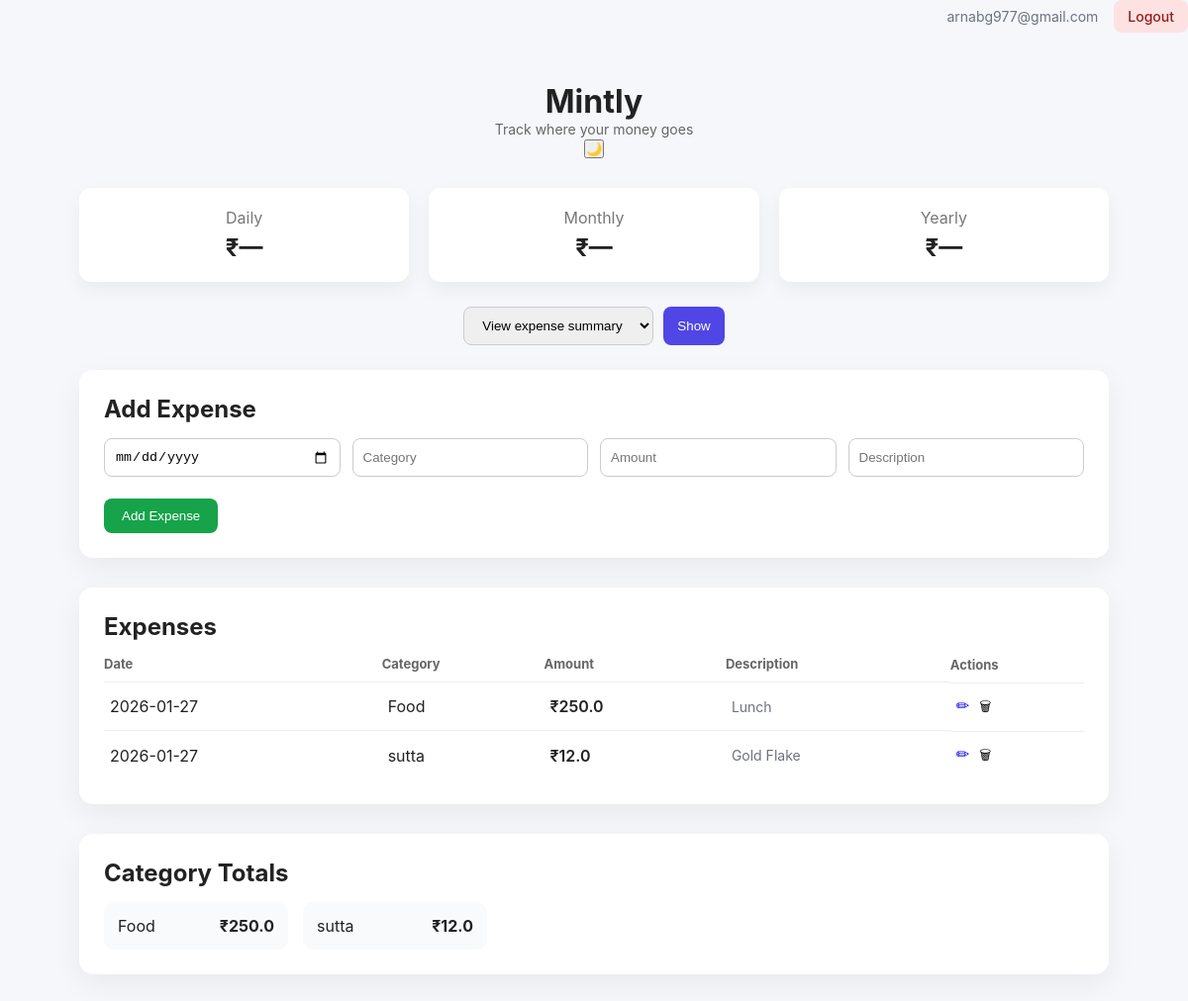
The page / (signed in) on the database its author committed.
### tables this page shows
CREATE TABLE expenses (
        id INTEGER PRIMARY KEY AUTOINCREMENT,
        user_id INTEGER,
        date TEXT,
        category TEXT,
        amount REAL,
        description TEXT
    );

### expense_tracker/app.py (the view, shortened to what this page needs)
@app.route("/", methods=["GET", "POST"])
@login_required
def index():
    user_id = session["user_id"]
    summary_result = None
    summary_type = None
    expenses = storage.get_expenses_by_user(user_id)
    category_totals = storage.get_category_totals_by_user(user_id)
    return render_template(
        "index.html",
        expenses=expenses,
        edit_expense=None,
        category_totals=category_totals,
        summary_result=summary_result,
        summary_type=summary_type
    )

### expense_tracker/app.py (called while the page is built)
def login_required(f):
    @wraps(f)
    def wrapper(*args, **kwargs):
        if not session.get("user_id"):
            return redirect(url_for("login"))
        return f(*args, **kwargs)
    return wrapper

### expense_tracker/storage.py (called while the page is built)
def get_connection():
    conn = sqlite3.connect(DB_NAME)
    conn.row_factory = sqlite3.Row
    return conn

def get_expenses_by_user(user_id):
    conn = get_connection()
    cur = conn.cursor()
    cur.execute("""
        SELECT * FROM expenses
        WHERE user_id = ?
        ORDER BY date DESC
    """, (user_id,))
    rows = cur.fetchall()
    conn.close()
    return rows

def get_category_totals_by_user(user_id):
    conn = get_connection()
    cur = conn.cursor()
    cur.execute("""
        SELECT category, SUM(amount) AS total
        FROM expenses
        WHERE user_id = ?
        GROUP BY category
    """, (user_id,))
    rows = cur.fetchall()
    conn.close()
    return rows

### expense_tracker/templates/index.html (shortened to what this page needs)
<!DOCTYPE html>
<html lang="en">
<head>
    <link rel="stylesheet" href="{{ url_for('static', filename='style.css') }}">
</head>
<body>
<div class="auth-nav">
    {% if session.get("user_id") %}
        <span class="user-email">
            {{ session.get("user_email") }}
        </span>
        <a href="/logout" class="btn btn-logout">Logout</a>
    {% else %}
        <a href="/login" class="btn btn-login">Login</a>
        <a href="/signup" class="btn btn-signup">Sign Up</a>
    {% endif %}
</div>
<div class="app">
    <header class="header">
        <h1>Mintly</h1>
        <p>Track where your money goes</p>
        <button id="themeToggle" class="theme-toggle ripple" aria-label="Toggle dark mode">
            🌙
        </button>
    </header>
    <section class="dashboard">
        <div class="dash-card">
            <span>Daily</span>
            <strong>₹{{ summary_result if summary_type == 'daily' else '—' }}</strong>
        </div>
        <div class="dash-card">
            <span>Monthly</span>
            <strong>₹{{ summary_result if summary_type == 'monthly' else '—' }}</strong>
        </div>
        <div class="dash-card">
            <span>Yearly</span>
            <strong>₹{{ summary_result if summary_type == 'yearly' else '—' }}</strong>
        </div>
    </section>
    <section class="summary-control">
        <form method="POST">
            <select name="summary_type" required>
                <option value="" disabled selected>View expense summary</option>
            </select>
            <button type="submit" class="ripple">Show</button>
        </form>
    </section>
<section class="card">
    {% if session.get("user_id") %}
        <h2>{{ "Edit Expense" if edit_expense else "Add Expense" }}</h2>
        <form method="POST"
              action="{% if edit_expense %}{{ url_for('edit', expense_id=edit_expense['id']) }}{% else %}/{% endif %}"
              class="expense-form">
            <input type="date" name="date" required
                   value="{{ edit_expense['date'] if edit_expense }}">
            <input type="text" name="category" placeholder="Category" required
                   value="{{ edit_expense['category'] if edit_expense }}">
            <input type="number" name="amount" placeholder="Amount" step="0.01" required
                   value="{{ edit_expense['amount'] if edit_expense }}">
            <input type="text" name="description" placeholder="Description"
                   value="{{ edit_expense['description'] if edit_expense }}">
            <div class="form-actions">
                <button type="submit" class="ripple">
                    {{ "Update" if edit_expense else "Add Expense" }}
                </button>
            </div>
        </form>
    {% endif %}
</section>
    <section class="card">
        <h2>Expenses</h2>
        <table>
            <thead>
                <tr>
                    <th>Date</th>
                    <th>Category</th>
                    <th>Amount</th>
                    <th>Description</th>
                    <th>Actions</th>
                </tr>
            </thead>
            <tbody>
                {% for exp in expenses %}
                <tr>
                    <td>{{ exp["date"] }}</td>
                    <td>{{ exp["category"] }}</td>
                    <td class="amount">₹{{ exp["amount"] }}</td>
                    <td class="muted">{{ exp["description"] }}</td>
                    <td class="actions">
                        {% if session.get("user_id") %}
                            <a href="{{ url_for('edit', expense_id=exp['id']) }}"
                               class="edit-btn ripple">✏</a>
                            <form method="POST"
                                  action="{{ url_for('delete', expense_id=exp['id']) }}"
                                  onsubmit="return confirm('Delete this expense?');">
                                <button type="submit" class="delete-btn ripple">🗑</button>
                            </form>
                        {% else %}
                            <span class="muted">Login required</span>
                        {% endif %}
                    </td>
                </tr>
                {% endfor %}
            </tbody>
        </table>
    </section>
    <section class="card">
        <h2>Category Totals</h2>
        <div class="category-list">
            {% for row in category_totals %}
            <div class="category-item">
                <span>{{ row["category"] }}</span>
                <strong>₹{{ row["total"] }}</strong>
            </div>
            {% endfor %}
        </div>
    </section>
</div>
</body>
</html>

### expense_tracker/static/style.css (style rules this page uses)
* { box-sizing: border-box; margin: 0; padding: 0; }
body { font-family: -apple-system, BlinkMacSystemFont, "Segoe UI", Roboto, sans-serif; background: #f6f7fb; color: #222; }
.app { max-width: 1100px; margin: auto; padding: 30px; }
.header { text-align: center; margin-bottom: 30px; }
.header p { color: #666; font-size: 14px; }
.dashboard { display: flex; gap: 20px; margin-bottom: 25px; }
.dash-card { flex: 1; background: white; padding: 20px; border-radius: 12px; box-shadow: 0 8px 20px rgba(0,0,0,0.05); text-align: center; }
.dash-card span { display: block; color: #777; margin-bottom: 6px; }
.dash-card strong { font-size: 24px; }
.summary-control { display: flex; justify-content: center; margin-bottom: 25px; }
.summary-control form { display: flex; gap: 10px; }
.summary-control select, .summary-control button { padding: 10px 14px; border-radius: 8px; border: 1px solid #ccc; }
.summary-control button { background: #4f46e5; color: white; border: none; cursor: pointer; }
.card { background: white; padding: 25px; border-radius: 14px; box-shadow: 0 10px 30px rgba(0,0,0,0.06); margin-bottom: 30px; }
.card h2 { margin-bottom: 15px; }
.expense-form { display: grid; grid-template-columns: repeat(4, 1fr); gap: 12px; }
.expense-form input { padding: 10px; border-radius: 8px; border: 1px solid #ccc; }
.form-actions { grid-column: span 4; display: flex; gap: 12px; margin-top: 10px; }
.form-actions button { background: #16a34a; color: white; border: none; padding: 10px 18px; border-radius: 8px; cursor: pointer; }
table { width: 100%; border-collapse: collapse; }
th { text-align: left; font-size: 13px; color: #666; padding-bottom: 10px; }
td { padding: 12px 6px; border-top: 1px solid #eee; }
.amount { font-weight: 600; }
.muted { color: #777; }
.actions { display: flex; gap: 10px; }
.actions a { text-decoration: none; }
.actions button { background: none; border: none; cursor: pointer; }
.category-list { display: grid; grid-template-columns: repeat(auto-fill, minmax(180px, 1fr)); gap: 15px; }
.category-item { background: #f9fafb; padding: 14px; border-radius: 10px; display: flex; justify-content: space-between; }
.card, .dash-card, .category-item { transition: transform 0.2s ease, box-shadow 0.2s ease; }
button, .edit-btn { transition: background 0.2s ease, transform 0.15s ease; }
tbody tr { transition: background 0.15s ease; }
input, select { transition: border-color 0.2s ease, box-shadow 0.2s ease; }
a { transition: color 0.15s ease; }
.app { animation: fadeUp 0.6s ease-out; }
.muted { color: #6b7280; font-size: 14px; }
.auth-nav { display: flex; justify-content: flex-end; align-items: center; gap: 10px; margin-bottom: 20px; }
.user-email { font-size: 14px; color: #6b7280; margin-right: 6px; }
.btn { padding: 8px 14px; border-radius: 8px; font-size: 14px; text-decoration: none; font-weight: 500; transition: all 0.2s ease; }
.btn-logout { background: #fee2e2; color: #991b1b; }

### rows shown on the page
expenses: date "2026-01-27", category "Food", amount "250.0", description "Lunch", total "250.0"
expenses: date "2026-01-27", category "sutta", amount "12.0", description "Gold Flake", total "12.0"

### other values the page prints
{{ session.get("user_email") }} "arnabg977@gmail.com"
{{ summary_result if summary_type == 'daily' else '—' }} "—"
{{ summary_result if summary_type == 'monthly' else '—' }} "—"
{{ summary_result if summary_type == 'yearly' else '—' }} "—"
{{ "Edit Expense" if edit_expense else "Add Expense" }} "Add Expense"
{{ "Update" if edit_expense else "Add Expense" }} "Add Expense"
